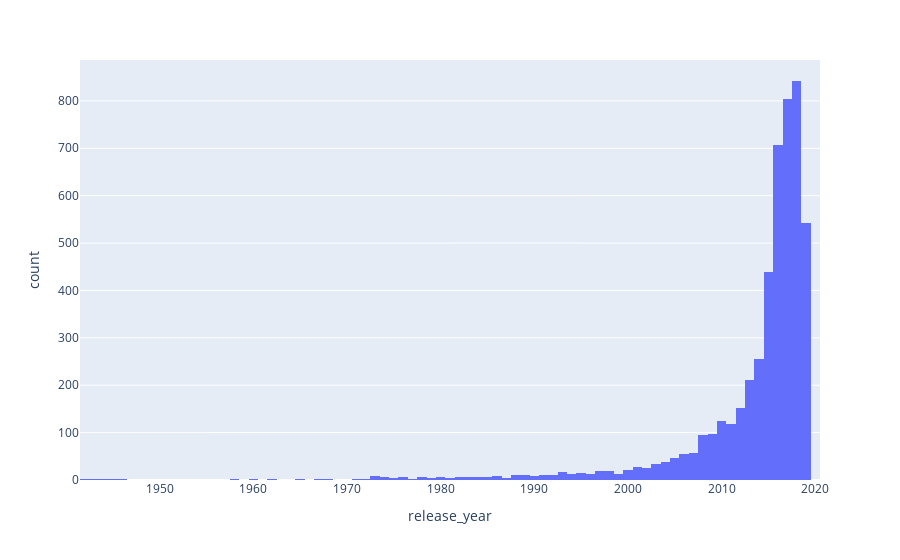

The code cell stored with this chart in its notebook:
### Code cell
px.histogram(movies,x='release_year')

### Figure 1 — Plotly figure (JSON) as saved in the notebook; plotly's stock layout.template omitted (floating-point values rounded to 4 significant figures; data arrays with more than 128 entries replaced by an {"elided": "..."} marker saying what was removed)
{"data": [{"alignmentgroup": "True", "bingroup": "x", "hovertemplate": "release_year=%{x}<br>count=%{y}<extra></extra>", "legendgroup": "", "marker": {"color": "#636efa", "pattern": {"shape": ""}}, "name": "", "offsetgroup": "", "orientation": "v", "showlegend": false, "type": "histogram", "x": {"elided": "4972 int values"}, "xaxis": "x", "yaxis": "y"}], "layout": {"barmode": "relative", "legend": {"tracegroupgap": 0}, "margin": {"t": 60}, "xaxis": {"anchor": "y", "domain": [0, 1], "title": {"text": "release_year"}}, "yaxis": {"anchor": "x", "domain": [0, 1], "title": {"text": "count"}}}}
